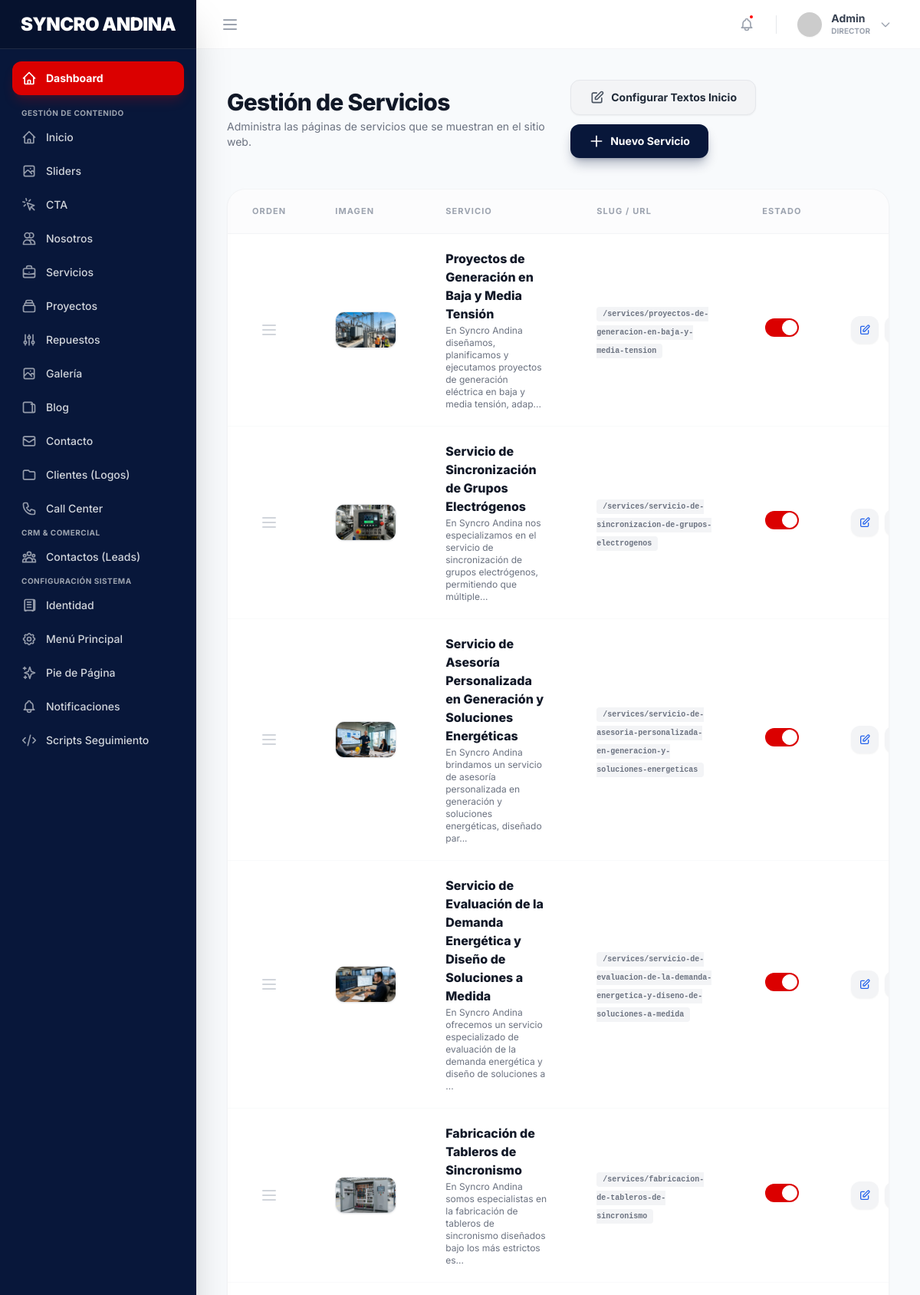
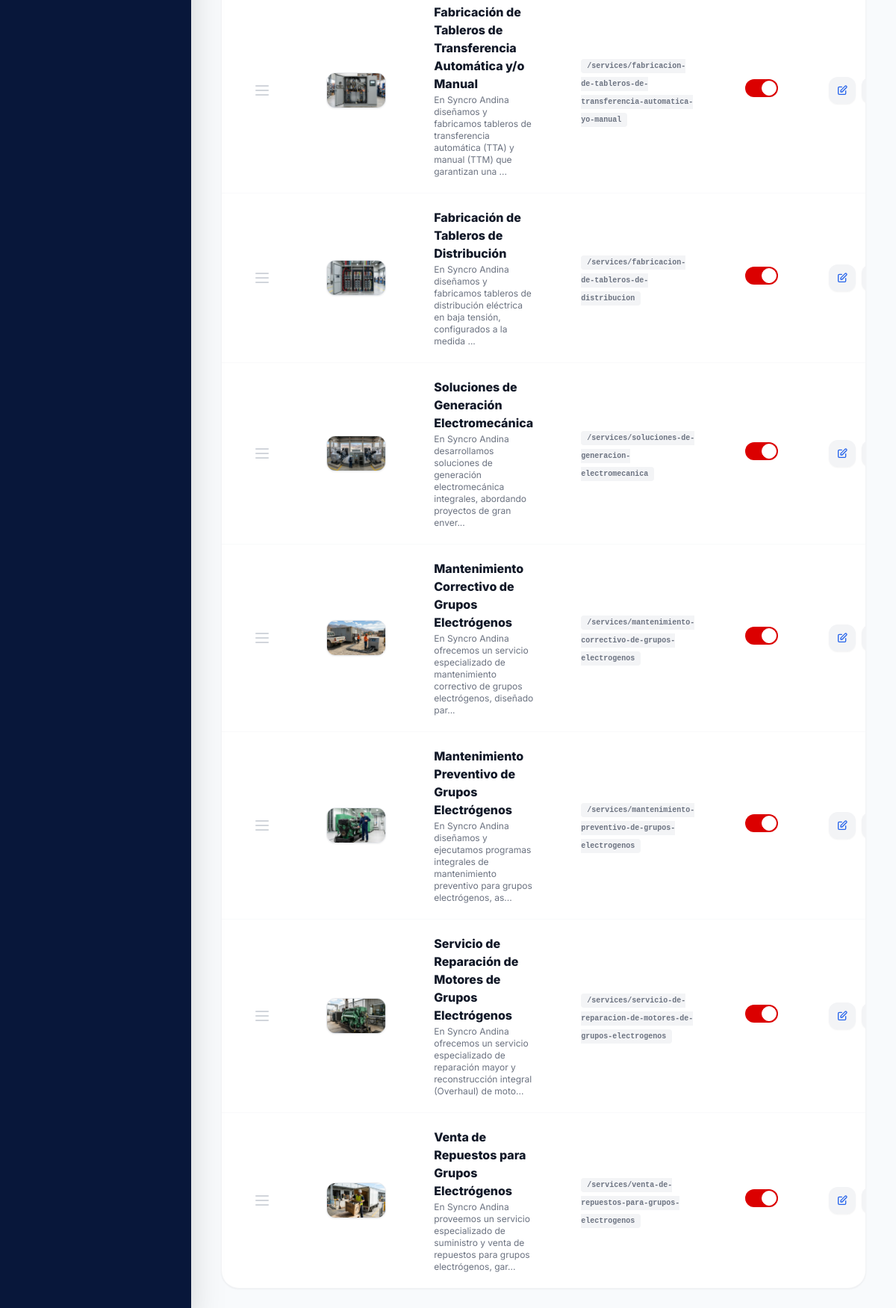
Screenshot of /admin/servicios (signed in) with the database file from the repository (2 pictures, top to bottom).
### tables this page shows
CREATE TABLE `services_pages` (
  `id` int NOT NULL AUTO_INCREMENT,
  `template_id` int DEFAULT NULL,
  `title` varchar(255) NOT NULL,
  `slug` varchar(255) NOT NULL,
  `content` text,
  `icon` varchar(100) DEFAULT NULL,
  `image` varchar(255) DEFAULT NULL,
  `image_alt` varchar(255) DEFAULT NULL,
  `is_active` tinyint(1) DEFAULT '1',
  `created_at` timestamp NULL DEFAULT CURRENT_TIMESTAMP,
  `updated_at` timestamp NULL DEFAULT CURRENT_TIMESTAMP ON UPDATE CURRENT_TIMESTAMP,
  `deleted_at` timestamp NULL DEFAULT NULL,
  `sort_order` int DEFAULT '0',
  `heading_description` varchar(255) DEFAULT 'Descripción',
  `heading_details` varchar(255) DEFAULT 'Detalles del servicio',
  `heading_gallery` varchar(255) DEFAULT 'Trabajos Realizados',
  `heading_cta` varchar(255) DEFAULT '¿Interesado en este Servicio?',
  `cta_description` varchar(1000) DEFAULT 'Nuestro equipo de especialistas está listo para diseñar una cotización personalizada adaptada a los requerimientos de tu proyecto.',
  `seo_title` varchar(255) DEFAULT NULL,
  `seo_description` varchar(1000) DEFAULT NULL,
  `seo_keywords` varchar(1000) DEFAULT NULL,
  PRIMARY KEY (`id`),
  UNIQUE KEY `slug` (`slug`),
  KEY `template_id` (`template_id`),
  CONSTRAINT `services_pages_ibfk_1` FOREIGN KEY (`template_id`) REFERENCES `services_templates` (`id`) ON DELETE SET NULL
);

### app/Controllers/AdminController.php (called while the page is built, shortened)
<?php
class AdminController extends Controller {
    protected function adminView($name, $data = []) {
        extract($data);
        require __DIR__ . '/../views/admin/layout/header.php';
        require __DIR__ . '/../views/admin/layout/sidebar.php';
        require __DIR__ . '/../views/admin/layout/topbar.php';
        require __DIR__ . "/../views/admin/{$name}.php";
        require __DIR__ . '/../views/admin/layout/footer.php';
    }
    public function services() {
        $serviceModel = new \App\Models\Service();
        $settingModel = new \App\Models\Setting();
        $services = $serviceModel->all('sort_order ASC, id ASC');
        $settings = $settingModel->getAll();
        return $this->adminView('services/index', [
            'title' => 'Gestión de Servicios',
            'services' => $services,
            'settings' => $settings
        ]);
    }
}

### core/Router.php (called while the page is built, shortened)
<?php
class Router {
    protected $routes = [
        'GET' => [],
        'POST' => []
    ];
    public function get($uri, $controller) {
        $this->routes['GET'][$uri] = $controller;
    }
    public function post($uri, $controller) {
        $this->routes['POST'][$uri] = $controller;
    }
    public function direct($uri, $requestType) {
        if (array_key_exists($uri, $this->routes[$requestType])) {
            return $this->callAction(
                ...explode('@', $this->routes[$requestType][$uri])
            );
        }
        throw new \Exception('No se definió ninguna ruta para esta URI.');
    }
    protected function callAction($controller, $action, ...$parameters) {
        $controller = new $controller;
        return $controller->$action(...$parameters);
    }
}

### public/index.php (called while the page is built, shortened)
<?php
require __DIR__ . '/../app/helpers.php';
$router = new Router();
$requestUri = parse_url($_SERVER['REQUEST_URI'], PHP_URL_PATH);
$scriptName = dirname($_SERVER['SCRIPT_NAME']);
$uri = $requestUri;
if ($scriptName !== '/' && $scriptName !== '\\') {
    $scriptName = str_replace('\\', '/', $scriptName);
    if (strpos($uri, $scriptName) === 0) {
        $uri = substr($uri, strlen($scriptName));
    }
}
$uri = trim($uri, '/');
$method = $_SERVER['REQUEST_METHOD'];
try {
    $router->direct($uri, $method);
} catch (Exception $e) {
    error_log("EXCEPCION CAPTURADA: " . $e->getMessage() . " en " . $e->getFile() . ":" . $e->getLine() . "\n" . $e->getTraceAsString());
    $controller = new \App\Controllers\PageController();
    $controller->error404("La página o dirección web solicitada no existe.");
}

### config/database.php (called while the page is built)
<?php
return [
    'host' => '127.0.0.1',
    'dbname' => 'syncroandina_db',
    'username' => 'root',
    'password' => 'root',
    'charset' => 'utf8mb4',
    'options' => [
        PDO::ATTR_ERRMODE => PDO::ERRMODE_EXCEPTION,
        PDO::ATTR_DEFAULT_FETCH_MODE => PDO::FETCH_ASSOC,
        PDO::ATTR_EMULATE_PREPARES => false,
    ]
];

### core/Model.php (called while the page is built, shortened)
<?php
class Model {
    public $db;
    protected $table;
    public function __construct() {
        $config = require __DIR__ . '/../config/database.php';
        try {
            $this->db = new PDO(
                "mysql:host={$config['host']};dbname={$config['dbname']};charset={$config['charset']}",
                $config['username'],
                $config['password'],
                $config['options']
            );
        } catch (PDOException $e) {
            die("Error de conexión a la base de datos: " . $e->getMessage());
        }
    }
    public function all($order = null) {
        $sql = "SELECT * FROM {$this->table}";
        if ($order) $sql .= " ORDER BY $order";
        $stmt = $this->db->query($sql);
        return $stmt->fetchAll(PDO::FETCH_ASSOC);
    }
}

### app/helpers.php (called while the page is built, shortened)
<?php
function asset($path) {
    $base = dirname($_SERVER['SCRIPT_NAME']);
    $base = ($base === '/' || $base === '\\') ? '' : $base;
    $base = str_replace('\\', '/', $base);
    $path = '/' . ltrim($path, '/');
    return $base . $path;
}
function url($path = '') {
    $base = dirname($_SERVER['SCRIPT_NAME']);
    $base = ($base === '/' || $base === '\\') ? '' : $base;
    $base = str_replace('\\', '/', $base);
    $path = '/' . ltrim($path, '/');
    return $base . $path;
}

### app/views/admin/services/index.php (the view, shortened to what this page needs)
<link href="https://cdn.quilljs.com/1.3.6/quill.snow.css" rel="stylesheet">
<div class="space-y-10">
    <div class="flex flex-col sm:flex-row justify-between items-center gap-4">
        <div>
            <h1 class="text-3xl font-extrabold text-gray-900 tracking-tight">Gestión de Servicios</h1>
            <p class="text-gray-500 text-sm mt-1">Administra las páginas de servicios que se muestran en el sitio web.</p>
        </div>
        <div class="flex flex-wrap gap-3">
            <button onclick="openSettingsModal()" class="bg-gray-100 hover:bg-gray-200 text-gray-800 px-6 py-3 rounded-xl text-sm font-bold transition-colors flex items-center gap-2 border border-gray-200 shadow-sm">
                <svg class="w-5 h-5 text-gray-600" fill="none" stroke="currentColor" viewBox="0 0 24 24"><path stroke-linecap="round" stroke-linejoin="round" stroke-width="2" d="M11 5H6a2 2 0 00-2 2v11a2 2 0 002 2h11a2 2 0 002-2v-5m-1.414-9.414a2 2 0 112.828 2.828L11.828 15H9v-2.828l8.586-8.586z"></path></svg>
                Configurar Textos Inicio
            </button>
            <button onclick="openServiceModal()" class="bg-primary hover:bg-secondary text-white px-6 py-3 rounded-xl text-sm font-bold transition-colors flex items-center gap-2 shadow-lg shadow-primary/30">
                <svg class="w-5 h-5" fill="none" stroke="currentColor" viewBox="0 0 24 24"><path stroke-linecap="round" stroke-linejoin="round" stroke-width="2" d="M12 4v16m8-8H4"></path></svg>
                Nuevo Servicio
            </button>
        </div>
    </div>
    <div class="bg-white rounded-3xl shadow-sm border border-gray-100 overflow-hidden">
        <div class="overflow-x-auto">
            <table class="w-full text-left border-collapse">
                <thead>
                    <tr class="bg-gray-50/50 text-gray-400 text-[11px] font-bold uppercase tracking-widest border-b border-gray-100">
                        <th class="px-8 py-5 text-center w-20">Orden</th>
                        <th class="px-8 py-5">Imagen</th>
                        <th class="px-8 py-5">Servicio</th>
                        <th class="px-8 py-5">Slug / URL</th>
                        <th class="px-8 py-5 text-center">Estado</th>
                        <th class="px-8 py-5 text-right">Acciones</th>
                    </tr>
                </thead>
                <tbody id="sortable-services" class="divide-y divide-gray-50">
                    <?php if(!empty($services)): ?>
                        <?php foreach($services as $service): ?>
                            <tr data-id="<?= $service['id'] ?>" class="hover:bg-blue-50/30 transition-colors group">
                                <td class="px-8 py-5 text-center cursor-move text-gray-300 group-hover:text-secondary drag-handle">
                                    <svg class="w-6 h-6 mx-auto" fill="none" stroke="currentColor" viewBox="0 0 24 24"><path stroke-linecap="round" stroke-linejoin="round" stroke-width="2" d="M4 6h16M4 12h16M4 18h16"></path></svg>
                                </td>
                                <td class="px-8 py-5">
                                    <div class="w-20 h-12 rounded-xl bg-gray-100 overflow-hidden shadow-sm border border-gray-200">
                                        <?php if(!empty($service['image'])): ?>
                                            <img src="<?= asset($service['image']) ?>" class="w-full h-full object-cover">
                                        <?php endif; ?>
                                    </div>
                                </td>
                                <td class="px-8 py-5">
                                    <span class="block font-extrabold text-gray-900 group-hover:text-secondary transition-colors"><?= htmlspecialchars($service['title']) ?></span>
                                    <span class="block text-xs text-gray-500 mt-0.5 line-clamp-1"><?= htmlspecialchars(mb_strimwidth(strip_tags($service['content'] ?? ''), 0, 120, '...')) ?></span>
                                </td>
                                <td class="px-8 py-5">
                                    <code class="text-[10px] bg-gray-100 px-2 py-1 rounded text-gray-500 font-bold">/services/<?= htmlspecialchars($service['slug']) ?></code>
                                </td>
                                <td class="px-8 py-5 text-center">
                                    <label class="relative inline-flex items-center cursor-pointer">
                                        <div class="w-11 h-6 bg-gray-200 peer-focus:outline-none peer-focus:ring-4 peer-focus:ring-secondary/20 rounded-full peer peer-checked:after:translate-x-full peer-checked:after:border-white after:content-[''] after:absolute after:top-[2px] after:left-[2px] after:bg-white after:border-gray-300 after:border after:rounded-full after:h-5 after:w-5 after:transition-all peer-checked:bg-secondary"></div>
                                    </label>
                                </td>
                                <td class="px-8 py-5 text-right">
                                    <div class="flex justify-end gap-2">
                                        <button onclick='editService(<?= $service['id'] ?>)' class="w-9 h-9 rounded-xl bg-gray-100 text-blue-600 hover:bg-blue-600 hover:text-white flex items-center justify-center transition-all shadow-sm" title="Editar">
                                            <svg class="w-4 h-4" fill="none" stroke="currentColor" viewBox="0 0 24 24"><path stroke-linecap="round" stroke-linejoin="round" stroke-width="2" d="M11 5H6a2 2 0 00-2 2v11a2 2 0 002 2h11a2 2 0 002-2v-5m-1.414-9.414a2 2 0 112.828 2.828L11.828 15H9v-2.828l8.586-8.586z"></path></svg>
                                        </button>
                                        <form action="<?= url('admin/servicios/duplicate') ?>" method="POST" class="inline-block">
                                            <button type="submit" class="w-9 h-9 rounded-xl bg-gray-100 text-teal-600 hover:bg-teal-600 hover:text-white flex items-center justify-center transition-all shadow-sm" title="Duplicar">
                                            </button>
                                        </form>
                                    </div>
                                </td>
                            </tr>
                        <?php endforeach; ?>
                    <?php else: ?>
                        <tr>
                            <td colspan="5" class="px-8 py-20 text-center text-gray-400 italic bg-gray-50/30">No se encontraron servicios configurados.</td>
                        </tr>
                    <?php endif; ?>
                </tbody>
            </table>
        </div>
    </div>
</div>

### rows the page displays
services_pages: image (picture), title "Proyectos de Generación en Baja y Media Tensión", content "En Syncro Andina diseñamos, planificamos y ejecutamos proyectos de generación eléctrica en baja y media tensión, adap...", slug "proyectos-de-generacion-en-baja-y-media-tension"
services_pages: image (picture), title "Servicio de Sincronización de Grupos Electrógenos", content "En Syncro Andina nos especializamos en el servicio de sincronización de grupos electrógenos, permitiendo que múltiple...", slug "servicio-de-sincronizacion-de-grupos-electrogenos"
services_pages: image (picture), title "Servicio de Asesoría Personalizada en Generación y Soluciones Energéticas", content "En Syncro Andina brindamos un servicio de asesoría personalizada en generación y soluciones energéticas, diseñado par...", slug "servicio-de-asesoria-personalizada-en-generacion-y-soluciones-energeticas"
services_pages: image (picture), title "Servicio de Evaluación de la Demanda Energética y Diseño de Soluciones a Medida", content "En Syncro Andina ofrecemos un servicio especializado de evaluación de la demanda energética y diseño de soluciones a ...", slug "servicio-de-evaluacion-de-la-demanda-energetica-y-diseno-de-soluciones-a-medida"
services_pages: image (picture), title "Fabricación de Tableros de Sincronismo", content "En Syncro Andina somos especialistas en la fabricación de tableros de sincronismo diseñados bajo los más estrictos es...", slug "fabricacion-de-tableros-de-sincronismo"
services_pages: image (picture), title "Fabricación de Tableros de Transferencia Automática y/o Manual", content "En Syncro Andina diseñamos y fabricamos tableros de transferencia automática (TTA) y manual (TTM) que garantizan una ...", slug "fabricacion-de-tableros-de-transferencia-automatica-yo-manual"
services_pages: image (picture), title "Fabricación de Tableros de Distribución", content "En Syncro Andina diseñamos y fabricamos tableros de distribución eléctrica en baja tensión, configurados a la medida ...", slug "fabricacion-de-tableros-de-distribucion"
services_pages: image (picture), title "Soluciones de Generación Electromecánica", content "En Syncro Andina desarrollamos soluciones de generación electromecánica integrales, abordando proyectos de gran enver...", slug "soluciones-de-generacion-electromecanica"
services_pages: image (picture), title "Mantenimiento Correctivo de Grupos Electrógenos", content "En Syncro Andina ofrecemos un servicio especializado de mantenimiento correctivo de grupos electrógenos, diseñado par...", slug "mantenimiento-correctivo-de-grupos-electrogenos"
services_pages: image (picture), title "Mantenimiento Preventivo de Grupos Electrógenos", content "En Syncro Andina diseñamos y ejecutamos programas integrales de mantenimiento preventivo para grupos electrógenos, as...", slug "mantenimiento-preventivo-de-grupos-electrogenos"
services_pages: image (picture), title "Servicio de Reparación de Motores de Grupos Electrógenos", content "En Syncro Andina ofrecemos un servicio especializado de reparación mayor y reconstrucción integral (Overhaul) de moto...", slug "servicio-de-reparacion-de-motores-de-grupos-electrogenos"
services_pages: image (picture), title "Venta de Repuestos para Grupos Electrógenos", content "En Syncro Andina proveemos un servicio especializado de suministro y venta de repuestos para grupos electrógenos, gar...", slug "venta-de-repuestos-para-grupos-electrogenos"
